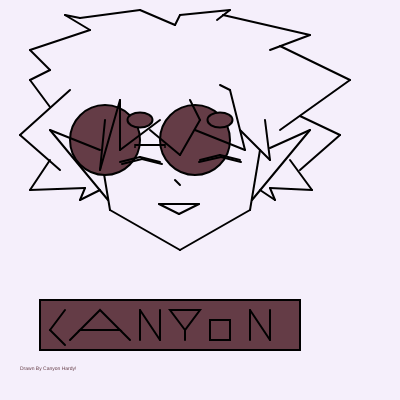
Frame 1 (no input)
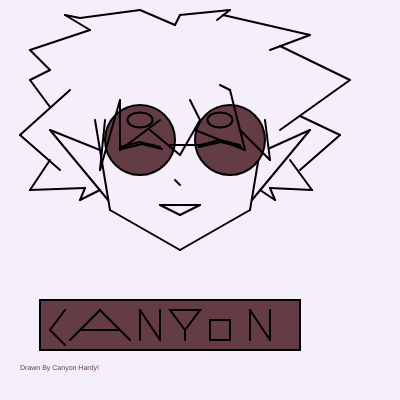
Frame 60 (no input)
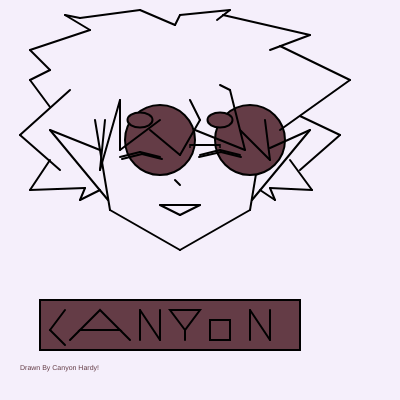
Frame 120 (the mouse pressed at the canvas centre since frame 60)

The p5.js sketch that drew these frames (run headless with seeded random() and noise() and a simulated clock; from frame 60 on, the mouse is pressed at the canvas centre):

// p5.js sketch
// ── sketch.js
var GlasX = 100;
var GlasY = 140;
var diameter = 50;

var Glasmovement = 5;

var eyeX = 130;
var eyeY = 155;

var eyemovement = 1;

var mouthX = 160;
var mouthY = 205;
var mouthmovement = 1;

var size = 5;
var count = 0;
var sizeDirection = 2;


function setup() {
    createCanvas(400,400);
}

 eyemovement = Math.floor(Math.random() * 5) +1;

 Glasmovement = Math.floor(Math.random() * 5) +1;

 mouthmovement = Math.floor(Math.random() * 5) +1;

function draw() {
    background(245, 239, 251);
    strokeWeight(2);
    fill(100, 60, 70);


//movement controls

if(GlasX >= 270 || GlasX <= 0)
{
   Glasmovement *= -1;

}
 GlasX += Glasmovement;



 if(eyeY >= 160 || eyeY <= 140)
{
   eyemovement *= -1;

}
 eyeY += eyemovement;




 if(mouthY >= 160 || mouthY <= 140)
 {
    mouthmovement *= -1;
 
 }
  mouthY += mouthmovement;
  if(mouthX >= 165 || mouthX <= 90)
  {
     mouthmovement *= -1;
  
  }
   mouthX += mouthmovement;


//end of movement controls

    
    //right side of face
    line(260,150,250,210);
    line(95,120, 110, 210);
    //left side of face
    line(110,210, 180,250);
    line(180,250, 250, 210);

    //mouth
    //moving diagnol (please god go diagnol)
    line(mouthX,mouthY,mouthX+40,mouthY);
    line(mouthX,mouthY, mouthX+20, mouthY+10);
    line(mouthX+40,mouthY, mouthX+20, mouthY+10);


    //glasses (will move left and right on the x axis forever)
    //differant speed (random speed) than the eyes
    //change color of glasses lenses when they hit a wall
        circle(GlasX,GlasY,70);
        circle(GlasX+90,GlasY,70);
    //glasses bridge
    line(GlasX+30, GlasY+5, GlasX+60, GlasY+5);
    //glasses eyerests
    point(GlasX+30, GlasY+7);
    point(GlasX+60, GlasY+7);



//left eye (this will move across the y axis forever)
    line(eyeX-10, eyeY+2, eyeX+10, eyeY-3);
    line(eyeX+10,eyeY-3, eyeX+30, eyeY+2);
    line(eyeX-8, eyeY+4, eyeX+12, eyeY-1);
    line(eyeX+12,eyeY-1, eyeX+32, eyeY+4);
        //left eyebrow
        ellipse(140, 120, 25,15);

//right eye (this will move across the y axis forever)
    line(eyeX+70, eyeY, eyeX+90, eyeY-5);
    line(eyeX+90, eyeY-5, eyeX+110, eyeY);
    line(eyeX+69, eyeY+2, eyeX+91, eyeY-3);
    line(eyeX+91, eyeY-3, eyeX+111, eyeY+2);
    //right eyebrow
    ellipse(220,120, 25,15);
 
//nose
    line(175, 180, 180, 185);

    //right elf ear
    line(270, 148, 310, 130);
    line(310,130, 252, 200);

    //left elf ear
    line(100, 150, 50, 130);
    line(50, 130, 108, 200);



    /*BELOW ARE THE RIGHT AND LEFT HAIR PEICES. 
    THE RIGHT SIDE IS FIRST, THEN ITS FOLLOWED BY
    THE LEFT IN A SIMILAR ORDER */

//middle main hair piece
//this should move diagnol forever
    line(180, 155, 200, 120);
    line(190, 100, 200, 120);
    line(180, 155, 150, 130);
    

    //middle right hair piece
    line(195, 130,245, 150);
    line(230, 90, 245, 150);
    line(230, 90, 220, 85);

    //far right hair piece
    line(240, 130, 270, 160);
    line(270, 160, 265, 120);

    //top right-ish hair piece
    line(175, 25, 180, 15);
    line(180, 15, 230, 10);
    line(230, 10, 217, 20);

    //top right hair peice 
    line(223, 15, 310, 35);
    line(310, 35, 270, 50);

    //far right hair peice
    line(280, 46, 350, 80);
    line(350, 80, 280, 130);

//far right behind the ear hair peice
    line(300, 116, 340, 135);
    line(340, 135, 300, 170);
    
    //right below ear spike (bigger)
    line(290, 160, 312, 190);
    line(312, 190, 270, 188);
//right below ear spike (smaller)
    line(270, 188, 275, 200);
    line(275, 200, 260, 190);


//LEFT SIDE OF HAIR

 // mid left main hair peice
 line(160, 120, 120, 150);
 line(120, 150, 120, 100);

 //far left main hair piece
 line(120,100, 100, 170);
 line(105, 120, 100, 170);

//left top hair piece 
line(175, 25, 140, 10);
line(140, 10, 80, 18);
line(80, 18, 65, 15);
line(65, 15, 90, 30);

//far left far top hair spike 
line(90, 30, 30, 50);
line(30,50, 50, 70);
//far left hair spike (below that one)
line(50,70, 30, 80);
line(30, 80, 50, 107);

   //left behind the ear hair piece
    line(70, 90, 20, 135);
    line(20, 135, 60, 170);

    //left below ear spike (bigger)
    line(50, 160, 30, 190);
    line(30, 190, 85, 188);

//left below ear spike (smaller)
    line(85, 188, 80, 200);
    line(80, 200, 100, 190);



/*HERE IS THE TITLE BOX INFORMATION,
AS WELL AS THE TEXT BELOW THE BOX */

//the entire title will move 5x bigger and smaller forever


    //title box
    rect(40, 300, 260, 50)

    //C in Canyon
    line(65, 310, 50, 330);
    line(50, 330, 65, 345);

    //A in Canyon
    triangle(100, 310, 80, 330, 120, 330);
    line(80, 330, 70, 340);
    line(120, 330, 130, 340);
    
    //N in Canyon
    line(140, 340, 140, 310);
    line(140, 310, 160, 340);
    line(160, 340, 160, 310);

    //Y in Canyon
    triangle(185, 330, 170, 310, 200, 310);
    line(185, 330, 185, 340);

    //O in Canyon
    square( 210, 320, 20);

    //N in Canyon
    line(250, 340, 250, 310);
    line(250, 310, 270, 340);
    line(270, 340, 270, 310);



    textSize(size);
    size+= sizeDirection;
    count++;
    if(count > 5)
    {
        sizeDirection *=-1;
        count = 0;
    }

    //Text below title
    //move in a square pattern for ex credit

    text('Drawn By Canyon Hardy!', 20, 370)

}
// ── sketch.html
<html>
    <head>
    <script src="sketch.js"></script>
    <script src="p5/lib/p5.min.js"></script>
    </head>
    <body>
        <center>
<h1>
    Canyons Self Portrait in P5js!
</h1>
<style>
    body{background-color: lavenderblush;}
    h1{color:slateblue}
</style>
        </center>
    </body>
</html>
